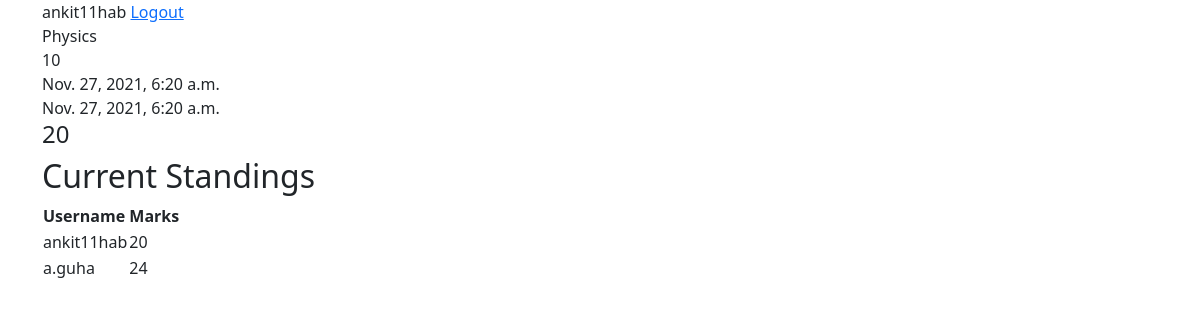
Before: /question/4 (signed in) with the older database file.
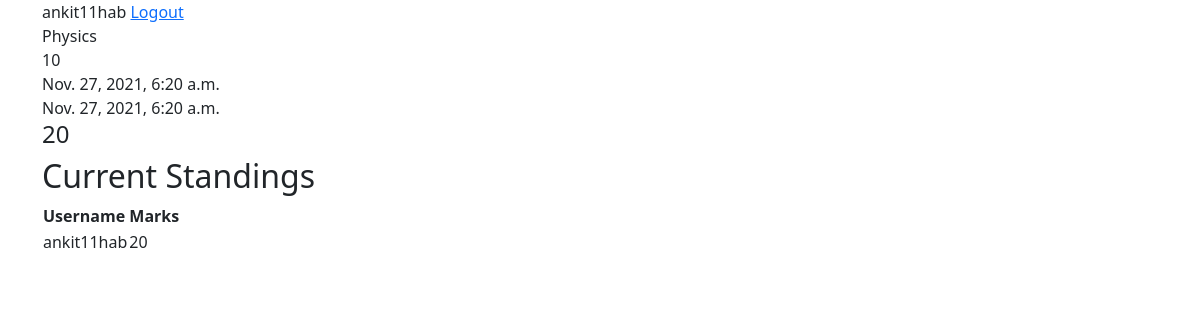
After: the same page with the newer database file.
### base/models.py (models this page shows, shortened)
class Question(models.Model):
    title = models.CharField(max_length=200)
    classs = models.IntegerField()
    start_time = models.DateTimeField()
    end_time = models.DateTimeField()
    paper_file = models.FileField(upload_to ='uploads/')
    answer_key = models.CharField(max_length=200,default="")
    marks_per_question = models.IntegerField(default=4)

### users/models.py (models this page shows, shortened)
class Submission(models.Model):
    question = models.ForeignKey(Question, on_delete=models.CASCADE)
    submitted_answer = models.CharField(max_length=200)
    marks_obtd = models.IntegerField(default=0)
    submitted = models.BooleanField(default=False)
    user = models.ForeignKey(User, on_delete=models.CASCADE)

### base/views.py (the view)
# urls.py: path('question/<int:pk>', views.detail_view, name='question-detail'),
@login_required
def detail_view(request,pk):
    question = Question.objects.get(pk = pk)
    all_submissions = Submission.objects.filter(submitted=True)
    if Submission.objects.filter(question=question, user = request.user).first():
        submission = Submission.objects.filter(question=question, user = request.user).first()
    else:
        submission = Submission(question=question, submitted=False, submitted_answer = "", user = request.user)
        submission.save()
    return render(request, 'base/question_detail.html', {'question':question,'submission':submission,'all_submissions':all_submissions})

### base/templates/base/question_detail.html
{% extends 'base/base.html' %}
{% block content %}
{{ user.username }}
<a href="{% url 'logout' %}">Logout</a>
<div>{{ question.title }}</div>
<div>{{ question.classs }}</div>
<div>{{ question.start_time }}</div>
<div>{{ question.end_time }}</div>
{% if submission.submitted %}
    <h4>{{submission.marks_obtd}}</h4>
    <h2>Current Standings</h2>
    <table>
        <tr>
            <th>Username</th>
            <th>Marks</th>
        </tr>
        {% for curr_submission in all_submissions %}
        <tr>
            <td>{{ curr_submission.user.username }}</td>
            <td>{{ curr_submission.marks_obtd }}</td>
        </tr>
        {% endfor %}
    </table>
{% else %}
    <a href = "{% url 'answer-form' question.id %}">Attempt</a>
{% endif %}
{% endblock %}

### base/templates/base/base.html (shortened to what this page needs)
<!DOCTYPE html>
<html lang="en">
<head>
    <link href="https://cdn.jsdelivr.net/npm/bootstrap@5.0.2/dist/css/bootstrap.min.css" rel="stylesheet">
</head>
<body>
    <div class = "container">
        {% block content %} {% endblock %}
    </div>
</body>
</html>

Changed rows visible on the page:
removed Submission: user.username "a.guha", marks_obtd "24"
